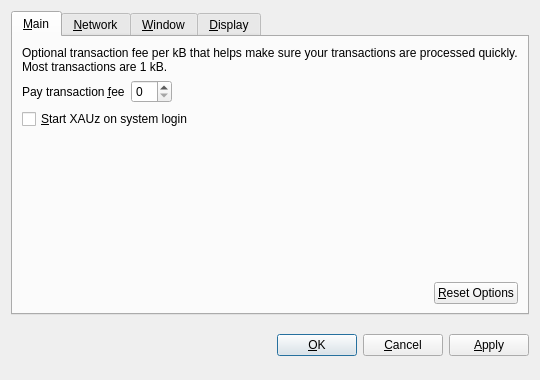
<?xml version="1.0" encoding="UTF-8"?>
<ui version="4.0">
 <class>OptionsDialog</class>
 <widget class="QDialog" name="OptionsDialog">
  <property name="geometry">
   <rect>
    <x>0</x>
    <y>0</y>
    <width>540</width>
    <height>380</height>
   </rect>
  </property>
  <property name="windowTitle">
   <string>Options</string>
  </property>
  <property name="modal">
   <bool>true</bool>
  </property>
  <layout class="QVBoxLayout" name="verticalLayout">
   <item>
    <widget class="QTabWidget" name="tabWidget">
     <property name="tabPosition">
      <enum>QTabWidget::North</enum>
     </property>
     <property name="currentIndex">
      <number>0</number>
     </property>
     <widget class="QWidget" name="tabMain">
      <attribute name="title">
       <string>&amp;Main</string>
      </attribute>
      <layout class="QVBoxLayout" name="verticalLayout_Main">
       <item>
        <widget class="QLabel" name="transactionFeeInfoLabel">
         <property name="text">
          <string>Optional transaction fee per kB that helps make sure your transactions are processed quickly. Most transactions are 1 kB.</string>
         </property>
         <property name="textFormat">
          <enum>Qt::PlainText</enum>
         </property>
         <property name="wordWrap">
          <bool>true</bool>
         </property>
        </widget>
       </item>
       <item>
        <layout class="QHBoxLayout" name="horizontalLayout_1_Main">
         <item>
          <widget class="QLabel" name="transactionFeeLabel">
           <property name="text">
            <string>Pay transaction &amp;fee</string>
           </property>
           <property name="textFormat">
            <enum>Qt::PlainText</enum>
           </property>
           <property name="buddy">
            <cstring>transactionFee</cstring>
           </property>
          </widget>
         </item>
         <item>
          <widget class="BitcoinAmountField" name="transactionFee"/>
         </item>
         <item>
          <spacer name="horizontalSpacer_1_Main">
           <property name="orientation">
            <enum>Qt::Horizontal</enum>
           </property>
           <property name="sizeHint" stdset="0">
            <size>
             <width>40</width>
             <height>20</height>
            </size>
           </property>
          </spacer>
         </item>
        </layout>
       </item>
       <item>
        <widget class="QCheckBox" name="bitcoinAtStartup">
         <property name="toolTip">
          <string>Automatically start XAUz after logging in to the system.</string>
         </property>
         <property name="text">
          <string>&amp;Start XAUz on system login</string>
         </property>
        </widget>
       </item>
       <item>
        <spacer name="verticalSpacer_Main">
         <property name="orientation">
          <enum>Qt::Vertical</enum>
         </property>
         <property name="sizeHint" stdset="0">
          <size>
           <width>20</width>
           <height>40</height>
          </size>
         </property>
        </spacer>
       </item>
       <item>
        <layout class="QHBoxLayout" name="horizontalLayout_2_Main">
         <item>
          <spacer name="horizontalSpacer_2_Main">
           <property name="orientation">
            <enum>Qt::Horizontal</enum>
           </property>
           <property name="sizeHint" stdset="0">
            <size>
             <width>40</width>
             <height>20</height>
            </size>
           </property>
          </spacer>
         </item>
         <item>
          <widget class="QPushButton" name="resetButton">
           <property name="toolTip">
            <string>Reset all client options to default.</string>
           </property>
           <property name="text">
            <string>&amp;Reset Options</string>
           </property>
           <property name="autoDefault">
            <bool>false</bool>
           </property>
          </widget>
         </item>
        </layout>
       </item>
      </layout>
     </widget>
     <widget class="QWidget" name="tabNetwork">
      <attribute name="title">
       <string>&amp;Network</string>
      </attribute>
      <layout class="QVBoxLayout" name="verticalLayout_Network">
       <item>
        <widget class="QCheckBox" name="mapPortUpnp">
         <property name="toolTip">
          <string>Automatically open the XAUz client port on the router. This only works when your router supports UPnP and it is enabled.</string>
         </property>
         <property name="text">
          <string>Map port using &amp;UPnP</string>
         </property>
        </widget>
       </item>
       <item>
        <widget class="QCheckBox" name="connectSocks">
         <property name="toolTip">
          <string>Connect to the XAUz network through a SOCKS proxy (e.g. when connecting through Tor).</string>
         </property>
         <property name="text">
          <string>&amp;Connect through SOCKS proxy:</string>
         </property>
        </widget>
       </item>
       <item>
        <layout class="QHBoxLayout" name="horizontalLayout_Network">
         <item>
          <widget class="QLabel" name="proxyIpLabel">
           <property name="text">
            <string>Proxy &amp;IP:</string>
           </property>
           <property name="textFormat">
            <enum>Qt::PlainText</enum>
           </property>
           <property name="buddy">
            <cstring>proxyIp</cstring>
           </property>
          </widget>
         </item>
         <item>
          <widget class="QValidatedLineEdit" name="proxyIp">
           <property name="maximumSize">
            <size>
             <width>140</width>
             <height>16777215</height>
            </size>
           </property>
           <property name="toolTip">
            <string>IP address of the proxy (e.g. 127.0.0.1)</string>
           </property>
          </widget>
         </item>
         <item>
          <widget class="QLabel" name="proxyPortLabel">
           <property name="text">
            <string>&amp;Port:</string>
           </property>
           <property name="textFormat">
            <enum>Qt::PlainText</enum>
           </property>
           <property name="buddy">
            <cstring>proxyPort</cstring>
           </property>
          </widget>
         </item>
         <item>
          <widget class="QLineEdit" name="proxyPort">
           <property name="maximumSize">
            <size>
             <width>55</width>
             <height>16777215</height>
            </size>
           </property>
           <property name="toolTip">
            <string>Port of the proxy (e.g. 9050)</string>
           </property>
          </widget>
         </item>
         <item>
          <widget class="QLabel" name="socksVersionLabel">
           <property name="text">
            <string>SOCKS &amp;Version:</string>
           </property>
           <property name="textFormat">
            <enum>Qt::PlainText</enum>
           </property>
           <property name="buddy">
            <cstring>socksVersion</cstring>
           </property>
          </widget>
         </item>
         <item>
          <widget class="QValueComboBox" name="socksVersion">
           <property name="toolTip">
            <string>SOCKS version of the proxy (e.g. 5)</string>
           </property>
          </widget>
         </item>
         <item>
          <spacer name="horizontalSpacer_Network">
           <property name="orientation">
            <enum>Qt::Horizontal</enum>
           </property>
           <property name="sizeHint" stdset="0">
            <size>
             <width>40</width>
             <height>20</height>
            </size>
           </property>
          </spacer>
         </item>
        </layout>
       </item>
       <item>
        <spacer name="verticalSpacer_Network">
         <property name="orientation">
          <enum>Qt::Vertical</enum>
         </property>
         <property name="sizeHint" stdset="0">
          <size>
           <width>20</width>
           <height>40</height>
          </size>
         </property>
        </spacer>
       </item>
      </layout>
     </widget>
     <widget class="QWidget" name="tabWindow">
      <attribute name="title">
       <string>&amp;Window</string>
      </attribute>
      <layout class="QVBoxLayout" name="verticalLayout_Window">
       <item>
        <widget class="QCheckBox" name="minimizeToTray">
         <property name="toolTip">
          <string>Show only a tray icon after minimizing the window.</string>
         </property>
         <property name="text">
          <string>&amp;Minimize to the tray instead of the taskbar</string>
         </property>
        </widget>
       </item>
       <item>
        <widget class="QCheckBox" name="minimizeOnClose">
         <property name="toolTip">
          <string>Minimize instead of exit the application when the window is closed. When this option is enabled, the application will be closed only after selecting Quit in the menu.</string>
         </property>
         <property name="text">
          <string>M&amp;inimize on close</string>
         </property>
        </widget>
       </item>
       <item>
        <spacer name="verticalSpacer_Window">
         <property name="orientation">
          <enum>Qt::Vertical</enum>
         </property>
         <property name="sizeHint" stdset="0">
          <size>
           <width>20</width>
           <height>40</height>
          </size>
         </property>
        </spacer>
       </item>
      </layout>
     </widget>
     <widget class="QWidget" name="tabDisplay">
      <attribute name="title">
       <string>&amp;Display</string>
      </attribute>
      <layout class="QVBoxLayout" name="verticalLayout_Display">
       <item>
        <layout class="QHBoxLayout" name="horizontalLayout_1_Display">
         <item>
          <widget class="QLabel" name="langLabel">
           <property name="text">
            <string>User Interface &amp;language:</string>
           </property>
           <property name="textFormat">
            <enum>Qt::PlainText</enum>
           </property>
           <property name="buddy">
            <cstring>lang</cstring>
           </property>
          </widget>
         </item>
         <item>
          <widget class="QValueComboBox" name="lang">
           <property name="toolTip">
            <string>The user interface language can be set here. This setting will take effect after restarting XAUz.</string>
           </property>
          </widget>
         </item>
        </layout>
       </item>
       <item>
        <layout class="QHBoxLayout" name="horizontalLayout_2_Display">
         <item>
          <widget class="QLabel" name="unitLabel">
           <property name="text">
            <string>&amp;Unit to show amounts in:</string>
           </property>
           <property name="textFormat">
            <enum>Qt::PlainText</enum>
           </property>
           <property name="buddy">
            <cstring>unit</cstring>
           </property>
          </widget>
         </item>
         <item>
          <widget class="QValueComboBox" name="unit">
           <property name="toolTip">
            <string>Choose the default subdivision unit to show in the interface and when sending coins.</string>
           </property>
          </widget>
         </item>
        </layout>
       </item>
       <item>
        <widget class="QCheckBox" name="displayAddresses">
         <property name="toolTip">
          <string>Whether to show XAUz addresses in the transaction list or not.</string>
         </property>
         <property name="text">
          <string>&amp;Display addresses in transaction list</string>
         </property>
        </widget>
       </item>
       <item>
        <spacer name="verticalSpacer_Display">
         <property name="orientation">
          <enum>Qt::Vertical</enum>
         </property>
         <property name="sizeHint" stdset="0">
          <size>
           <width>20</width>
           <height>40</height>
          </size>
         </property>
        </spacer>
       </item>
      </layout>
     </widget>
    </widget>
   </item>
   <item>
    <layout class="QHBoxLayout" name="horizontalLayout_Buttons">
     <item>
      <spacer name="horizontalSpacer_1">
       <property name="orientation">
        <enum>Qt::Horizontal</enum>
       </property>
       <property name="sizeHint" stdset="0">
        <size>
         <width>40</width>
         <height>48</height>
        </size>
       </property>
      </spacer>
     </item>
     <item>
      <widget class="QLabel" name="statusLabel">
       <property name="font">
        <font>
         <weight>75</weight>
         <bold>true</bold>
        </font>
       </property>
       <property name="text">
        <string/>
       </property>
       <property name="textFormat">
        <enum>Qt::PlainText</enum>
       </property>
       <property name="wordWrap">
        <bool>true</bool>
       </property>
      </widget>
     </item>
     <item>
      <spacer name="horizontalSpacer_2">
       <property name="orientation">
        <enum>Qt::Horizontal</enum>
       </property>
       <property name="sizeHint" stdset="0">
        <size>
         <width>40</width>
         <height>48</height>
        </size>
       </property>
      </spacer>
     </item>
     <item>
      <widget class="QPushButton" name="okButton">
       <property name="text">
        <string>&amp;OK</string>
       </property>
      </widget>
     </item>
     <item>
      <widget class="QPushButton" name="cancelButton">
       <property name="text">
        <string>&amp;Cancel</string>
       </property>
       <property name="autoDefault">
        <bool>false</bool>
       </property>
      </widget>
     </item>
     <item>
      <widget class="QPushButton" name="applyButton">
       <property name="text">
        <string>&amp;Apply</string>
       </property>
       <property name="autoDefault">
        <bool>false</bool>
       </property>
      </widget>
     </item>
    </layout>
   </item>
  </layout>
 </widget>
 <customwidgets>
  <customwidget>
   <class>BitcoinAmountField</class>
   <extends>QSpinBox</extends>
   <header>bitcoinamountfield.h</header>
  </customwidget>
  <customwidget>
   <class>QValueComboBox</class>
   <extends>QComboBox</extends>
   <header>qvaluecombobox.h</header>
  </customwidget>
  <customwidget>
   <class>QValidatedLineEdit</class>
   <extends>QLineEdit</extends>
   <header>qvalidatedlineedit.h</header>
  </customwidget>
 </customwidgets>
 <resources/>
 <connections/>
</ui>
